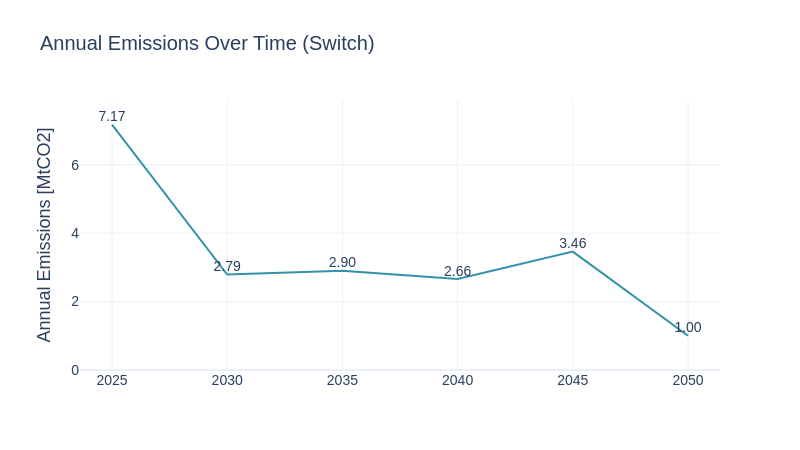

Notebook source saved alongside this figure:
### Code cell
em_sw = pd.read_csv(model_outputs_path + '/emissions.csv')
em_sw['AnnualEmissions_MtCO2_per_yr'] = em_sw['AnnualEmissions_tCO2_per_yr'] / 1e6
em_sw = em_sw[em_sw['PERIOD'] != years[0]]
sw.scenarios.annual_emmissions(em_sw, 'PERIOD', 'AnnualEmissions_MtCO2_per_yr', scenario_name, 'Switch')

### Figure 1 — Plotly figure (JSON) as saved in the notebook; plotly's stock layout.template omitted (floating-point values rounded to 4 significant figures)
{"data": [{"line": {"color": "#3292A9"}, "mode": "lines+text", "text": ["7.17", "2.79", "2.90", "2.66", "3.46", "1.00"], "textfont": {"family": "Arial", "size": 14}, "textposition": "top center", "type": "scatter", "x": [2025, 2030, 2035, 2040, 2045, 2050], "y": [7.175, 2.79, 2.9, 2.659, 3.46, 1.0]}], "layout": {"font": {"family": "Arial", "size": 16}, "height": 450, "showlegend": false, "title": {"font": {"family": "Arial", "size": 20}, "text": "Annual Emissions Over Time (Switch)"}, "width": 800, "xaxis": {"tickfont": {"family": "Arial", "size": 14}, "tickvals": [2025, 2030, 2035, 2040, 2045, 2050], "title": {"font": {"family": "Arial", "size": 18}, "text": ""}}, "yaxis": {"range": [0, 7.892], "tickfont": {"family": "Arial", "size": 14}, "title": {"font": {"family": "Arial", "size": 18}, "text": "Annual Emissions [MtCO2]"}}}}
